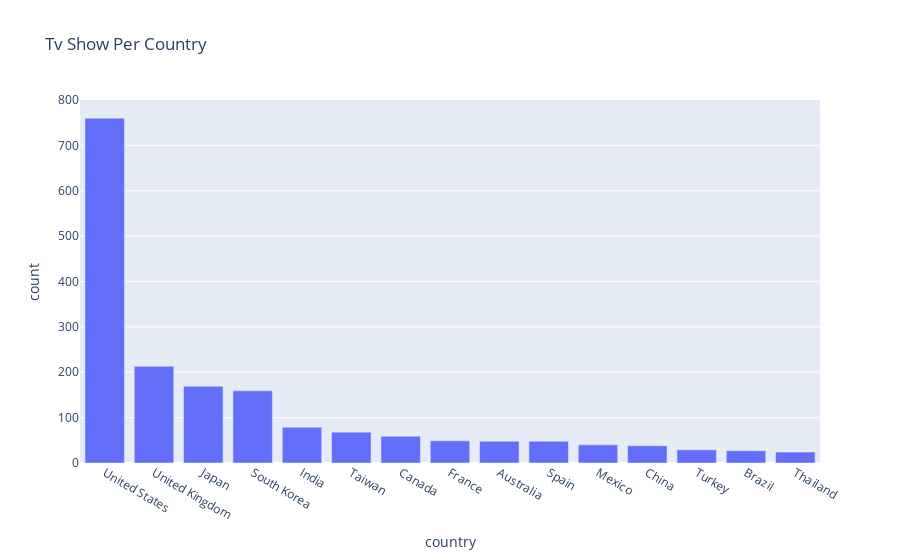

Write notebook code for a chart like this one.
### Code cell
px.bar(TVShow_per_Country_count, x='country',y = 'count',title = 'Tv Show Per Country')

### Figure 1 — Plotly figure (JSON) as saved in the notebook; plotly's stock layout.template omitted (floating-point values rounded to 4 significant figures)
{"data": [{"alignmentgroup": "True", "hovertemplate": "country=%{x}<br>count=%{y}<extra></extra>", "legendgroup": "", "marker": {"color": "#636efa", "pattern": {"shape": ""}}, "name": "", "offsetgroup": "", "orientation": "v", "showlegend": false, "textposition": "auto", "type": "bar", "x": ["United States", "United Kingdom", "Japan", "South Korea", "India", "Taiwan", "Canada", "France", "Australia", "Spain", "Mexico", "China", "Turkey", "Brazil", "Thailand"], "xaxis": "x", "y": [760, 213, 169, 159, 79, 68, 59, 49, 48, 48, 40, 38, 29, 27, 24], "yaxis": "y"}], "layout": {"autosize": true, "barmode": "relative", "legend": {"tracegroupgap": 0}, "title": {"text": "Tv Show Per Country"}, "xaxis": {"anchor": "y", "autorange": true, "domain": [0, 1], "range": [-0.5, 14.5], "title": {"text": "country"}, "type": "category"}, "yaxis": {"anchor": "x", "autorange": true, "domain": [0, 1], "range": [0, 800], "title": {"text": "count"}, "type": "linear"}}}
